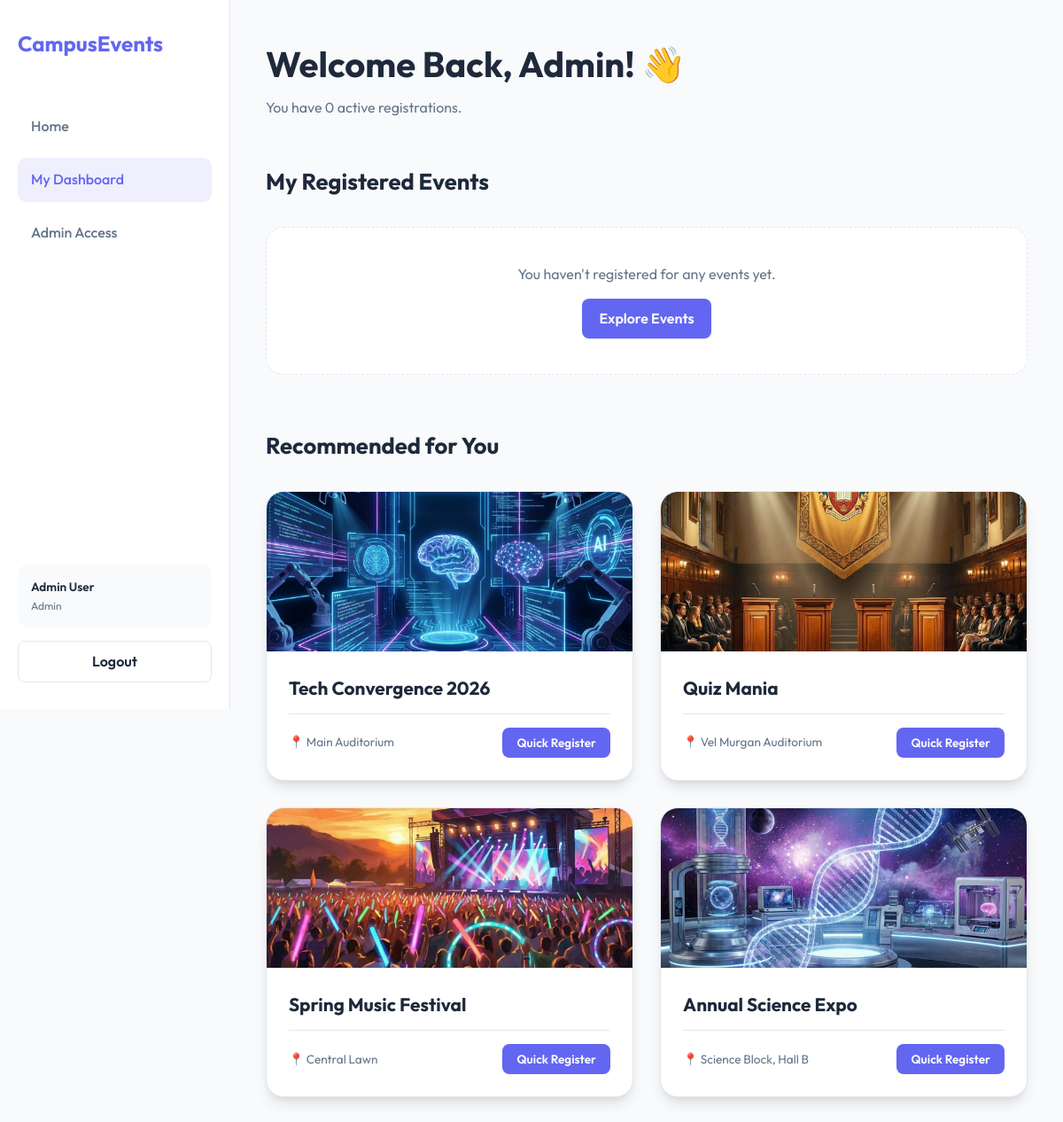
/dashboard.php (signed in), run on the app's committed database.
### tables this page shows
CREATE TABLE IF NOT EXISTS events (
    id INT AUTO_INCREMENT PRIMARY KEY,
    title VARCHAR(200) NOT NULL,
    description TEXT,
    event_date DATE NOT NULL,
    location VARCHAR(200) NOT NULL,
    image_url VARCHAR(255) DEFAULT 'assets/default.png',
    created_by INT,
    created_at TIMESTAMP DEFAULT CURRENT_TIMESTAMP,
    FOREIGN KEY (created_by) REFERENCES users(id) ON DELETE SET NULL
);

### dashboard.php (the view, shortened to what this page needs)
<?php
require_once 'config.php';
$user_id = $_SESSION['user_id'];
$stmt = $pdo->prepare("
    SELECT e.*, r.registration_date
    FROM events e
    JOIN registrations r ON e.id = r.event_id
    WHERE r.user_id = ?
    ORDER BY registration_date DESC
");
$stmt->execute([$user_id]);
$my_events = $stmt->fetchAll();
$stmt = $pdo->prepare("
    SELECT * FROM events
    WHERE id NOT IN (SELECT event_id FROM registrations WHERE user_id = ?)
    AND event_date >= CURDATE()
    ORDER BY event_date ASC
");
$stmt->execute([$user_id]);
$available_events = $stmt->fetchAll();
?>
<!DOCTYPE html>
<html lang="en">
<head>
    <link rel="stylesheet" href="style.css">
</head>
<body>
    <?php include 'sidebar.php'; ?>
    <main class="main-content">
        <div class="app-container">
            <div style="margin-bottom: 50px;">
                <h1 style="font-size: 2.5rem; margin-bottom: 5px;">Welcome Back, <?php echo explode(' ', htmlspecialchars($_SESSION['name']))[0]; ?>! 👋</h1>
                <p style="color: var(--text-muted);">You have <?php echo count($my_events); ?> active registrations.</p>
            </div>
            <section style="margin-bottom: 60px;">
                <h2 style="font-size: 1.6rem; margin-bottom: 25px;">My Registered Events</h2>
                <div class="grid">
                    <?php if(empty($my_events)): ?>
                        <div style="grid-column: 1/-1; padding: 40px; background: white; border-radius: 20px; text-align: center; border: 1px dashed var(--border);">
                            <p style="color: var(--text-muted);">You haven't registered for any events yet.</p>
                            <a href="index.php" class="btn btn-primary" style="margin-top: 15px;">Explore Events</a>
                        </div>
                    <?php endif; ?>
                </div>
            </section>
            <section>
                <h2 style="font-size: 1.6rem; margin-bottom: 25px;">Recommended for You</h2>
                <div class="grid">
                    <?php foreach($available_events as $event): ?>
                        <div class="card">
                            <div class="card-image">
                                <img src="<?php echo htmlspecialchars($event['image_url']); ?>" alt="<?php echo htmlspecialchars($event['title']); ?>">
                            </div>
                            <div class="card-content">
                                <h3><?php echo htmlspecialchars($event['title']); ?></h3>
                                <div class="card-footer">
                                    <span class="location-tag">📍 <?php echo htmlspecialchars($event['location']); ?></span>
                                    <form action="register_event.php" method="POST">
                                        <button type="submit" class="btn btn-primary" style="padding: 0.5rem 1rem; font-size: 0.85rem;">Quick Register</button>
                                    </form>
                                </div>
                            </div>
                        </div>
                    <?php endforeach; ?>
                </div>
            </section>
        </div>
    </main>
</div>
</body>
</html>

### style.css (style rules this page uses)
:root { --primary: #6366f1; --primary-hover: #4f46e5; --sidebar-bg: #ffffff; --bg-main: #f8fafc; --bg-card: #ffffff; --text-main: #1e293b; --text-muted: #64748b; --accent: #10b981; --error: #ef4444; --shadow: 0 10px 15px -3px rgba(0, 0, 0, 0.1), 0 4px 6px -2px rgba(0, 0, 0, 0.05); --border: #e2e8f0; --sidebar-width: 260px; }
* { margin: 0; padding: 0; box-sizing: border-box; font-family: 'Outfit', sans-serif; }
body { background-color: var(--bg-main); color: var(--text-main); line-height: 1.6; min-height: 100vh; }
.main-content { margin-left: var(--sidebar-width); flex: 1; width: calc(100% - var(--sidebar-width)); padding-bottom: 50px; }
.app-container { max-width: 1100px; margin: 0 auto; padding: 40px; }
.btn { padding: 0.6rem 1.2rem; border-radius: 8px; font-weight: 600; cursor: pointer; transition: all 0.3s; text-decoration: none; display: inline-block; border: none; text-align: center; }
.btn-primary { background: var(--primary); color: white; }
.grid { display: grid; grid-template-columns: repeat(auto-fill, minmax(320px, 1fr)); gap: 30px; margin-top: 30px; }
.card { background: var(--bg-card); border-radius: 20px; box-shadow: var(--shadow); transition: all 0.4s cubic-bezier(0.175, 0.885, 0.32, 1.275); border: 1px solid var(--border); overflow: hidden; display: flex; flex-direction: column; }
.card-image { width: 100%; height: 180px; position: relative; overflow: hidden; }
.card-image img { width: 100%; height: 100%; object-fit: cover; transition: transform 0.5s ease; }
.card-content { padding: 25px; flex: 1; display: flex; flex-direction: column; }
.card h3 { margin-bottom: 12px; font-size: 1.3rem; font-weight: 700; }
.card-footer { display: flex; justify-content: space-between; align-items: center; margin-top: auto; padding-top: 15px; border-top: 1px solid var(--border); }
.location-tag { font-size: 0.85rem; color: var(--text-muted); display: flex; align-items: center; gap: 5px; }

### data on the page
events: image_url (picture), title "Tech Convergence 2026", location "Main Auditorium"
events: image_url (picture), title "Quiz Mania", location "Vel Murgan Auditorium"
events: image_url (picture), title "Spring Music Festival", location "Central Lawn"
events: image_url (picture), title "Annual Science Expo", location "Science Block, Hall B"

### other printed values
$_SESSION['name'] "Admin User"
$_SESSION['role'] "Admin"
explode(' ', htmlspecialchars($_SESSION['name']))[0] "Admin"
count($my_events) "0"
